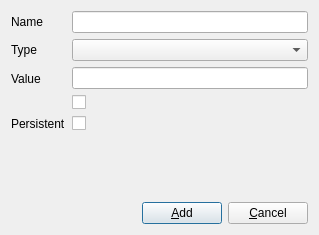
<?xml version="1.0" encoding="UTF-8"?>
<ui version="4.0">
 <class>QmitkAddNewPropertyDialog</class>
 <widget class="QDialog" name="QmitkAddNewPropertyDialog">
  <property name="geometry">
   <rect>
    <x>0</x>
    <y>0</y>
    <width>319</width>
    <height>235</height>
   </rect>
  </property>
  <property name="windowTitle">
   <string>Add new property</string>
  </property>
  <layout class="QVBoxLayout" name="verticalLayout_2">
   <item>
    <layout class="QFormLayout" name="formLayout">
     <item row="0" column="0">
      <widget class="QLabel" name="nameLabel">
       <property name="text">
        <string>Name</string>
       </property>
       <property name="buddy">
        <cstring>nameLineEdit</cstring>
       </property>
      </widget>
     </item>
     <item row="0" column="1">
      <widget class="QLineEdit" name="nameLineEdit"/>
     </item>
     <item row="1" column="0">
      <widget class="QLabel" name="typeLabel">
       <property name="text">
        <string>Type</string>
       </property>
       <property name="buddy">
        <cstring>typeComboBox</cstring>
       </property>
      </widget>
     </item>
     <item row="1" column="1">
      <widget class="QComboBox" name="typeComboBox"/>
     </item>
     <item row="2" column="0">
      <widget class="QLabel" name="valueLabel">
       <property name="text">
        <string>Value</string>
       </property>
       <property name="buddy">
        <cstring>valueLineEdit</cstring>
       </property>
      </widget>
     </item>
     <item row="2" column="1">
      <layout class="QVBoxLayout" name="verticalLayout">
       <item>
        <widget class="QLineEdit" name="valueLineEdit"/>
       </item>
       <item>
        <widget class="QCheckBox" name="valueCheckBox">
         <property name="text">
          <string/>
         </property>
        </widget>
       </item>
      </layout>
     </item>
     <item row="3" column="0">
      <widget class="QLabel" name="persistentLabel">
       <property name="text">
        <string>Persistent</string>
       </property>
       <property name="buddy">
        <cstring>persistentCheckBox</cstring>
       </property>
      </widget>
     </item>
     <item row="3" column="1">
      <widget class="QCheckBox" name="persistentCheckBox">
       <property name="text">
        <string/>
       </property>
      </widget>
     </item>
    </layout>
   </item>
   <item>
    <spacer name="verticalSpacer">
     <property name="orientation">
      <enum>Qt::Vertical</enum>
     </property>
     <property name="sizeHint" stdset="0">
      <size>
       <width>20</width>
       <height>2</height>
      </size>
     </property>
    </spacer>
   </item>
   <item>
    <layout class="QHBoxLayout" name="horizontalLayout">
     <item>
      <spacer name="horizontalSpacer">
       <property name="orientation">
        <enum>Qt::Horizontal</enum>
       </property>
       <property name="sizeHint" stdset="0">
        <size>
         <width>40</width>
         <height>20</height>
        </size>
       </property>
      </spacer>
     </item>
     <item>
      <widget class="QPushButton" name="addButton">
       <property name="text">
        <string>&amp;Add</string>
       </property>
       <property name="autoDefault">
        <bool>false</bool>
       </property>
       <property name="default">
        <bool>true</bool>
       </property>
      </widget>
     </item>
     <item>
      <widget class="QPushButton" name="cancelButton">
       <property name="text">
        <string>&amp;Cancel</string>
       </property>
       <property name="autoDefault">
        <bool>false</bool>
       </property>
      </widget>
     </item>
    </layout>
   </item>
  </layout>
 </widget>
 <tabstops>
  <tabstop>nameLineEdit</tabstop>
  <tabstop>typeComboBox</tabstop>
  <tabstop>valueLineEdit</tabstop>
  <tabstop>valueCheckBox</tabstop>
  <tabstop>addButton</tabstop>
  <tabstop>cancelButton</tabstop>
 </tabstops>
 <resources/>
 <connections/>
</ui>
